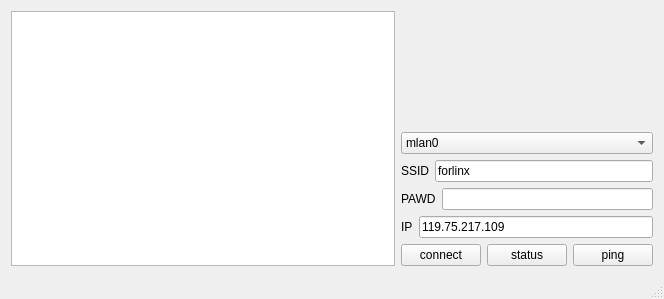
<?xml version="1.0" encoding="UTF-8"?>
<ui version="4.0">
 <class>MainWindow</class>
 <widget class="QMainWindow" name="MainWindow">
  <property name="geometry">
   <rect>
    <x>0</x>
    <y>0</y>
    <width>664</width>
    <height>299</height>
   </rect>
  </property>
  <property name="windowTitle">
   <string>Wifi</string>
  </property>
  <widget class="QWidget" name="centralWidget">
   <layout class="QGridLayout" name="gridLayout">
    <item row="0" column="0">
     <layout class="QHBoxLayout" name="horizontalLayout_5" stretch="2,1">
      <item>
       <widget class="QTextEdit" name="result"/>
      </item>
      <item>
       <layout class="QVBoxLayout" name="verticalLayout">
        <item>
         <spacer name="verticalSpacer">
          <property name="orientation">
           <enum>Qt::Vertical</enum>
          </property>
          <property name="sizeHint" stdset="0">
           <size>
            <width>20</width>
            <height>40</height>
           </size>
          </property>
         </spacer>
        </item>
        <item>
         <widget class="QComboBox" name="comboBox">
          <property name="enabled">
           <bool>true</bool>
          </property>
          <item>
           <property name="text">
            <string>mlan0</string>
           </property>
          </item>
          <item>
           <property name="text">
            <string>mlan1</string>
           </property>
          </item>
         </widget>
        </item>
        <item>
         <layout class="QHBoxLayout" name="horizontalLayout">
          <item>
           <widget class="QLabel" name="label">
            <property name="text">
             <string>SSID</string>
            </property>
           </widget>
          </item>
          <item>
           <widget class="QLineEdit" name="ssid">
            <property name="text">
             <string>forlinx</string>
            </property>
           </widget>
          </item>
         </layout>
        </item>
        <item>
         <layout class="QHBoxLayout" name="horizontalLayout_2">
          <item>
           <widget class="QLabel" name="label_2">
            <property name="text">
             <string>PAWD</string>
            </property>
           </widget>
          </item>
          <item>
           <widget class="QLineEdit" name="pawd">
            <property name="text">
             <string/>
            </property>
           </widget>
          </item>
         </layout>
        </item>
        <item>
         <layout class="QHBoxLayout" name="horizontalLayout_3">
          <item>
           <widget class="QLabel" name="label_3">
            <property name="text">
             <string>IP</string>
            </property>
           </widget>
          </item>
          <item>
           <widget class="QLineEdit" name="hostip">
            <property name="text">
             <string>119.75.217.109</string>
            </property>
           </widget>
          </item>
         </layout>
        </item>
        <item>
         <layout class="QHBoxLayout" name="horizontalLayout_4">
          <item>
           <widget class="QPushButton" name="connect">
            <property name="sizePolicy">
             <sizepolicy hsizetype="Minimum" vsizetype="Preferred">
              <horstretch>0</horstretch>
              <verstretch>0</verstretch>
             </sizepolicy>
            </property>
            <property name="text">
             <string>connect</string>
            </property>
           </widget>
          </item>
          <item>
           <widget class="QPushButton" name="status">
            <property name="sizePolicy">
             <sizepolicy hsizetype="Preferred" vsizetype="Preferred">
              <horstretch>0</horstretch>
              <verstretch>0</verstretch>
             </sizepolicy>
            </property>
            <property name="text">
             <string>status</string>
            </property>
           </widget>
          </item>
          <item>
           <widget class="QPushButton" name="ping">
            <property name="sizePolicy">
             <sizepolicy hsizetype="Preferred" vsizetype="Minimum">
              <horstretch>0</horstretch>
              <verstretch>0</verstretch>
             </sizepolicy>
            </property>
            <property name="text">
             <string>ping</string>
            </property>
           </widget>
          </item>
         </layout>
        </item>
       </layout>
      </item>
     </layout>
    </item>
   </layout>
  </widget>
  <widget class="QMenuBar" name="menuBar">
   <property name="geometry">
    <rect>
     <x>0</x>
     <y>0</y>
     <width>664</width>
     <height>20</height>
    </rect>
   </property>
  </widget>
  <widget class="QStatusBar" name="statusBar"/>
 </widget>
 <layoutdefault spacing="6" margin="11"/>
 <resources/>
 <connections/>
</ui>
